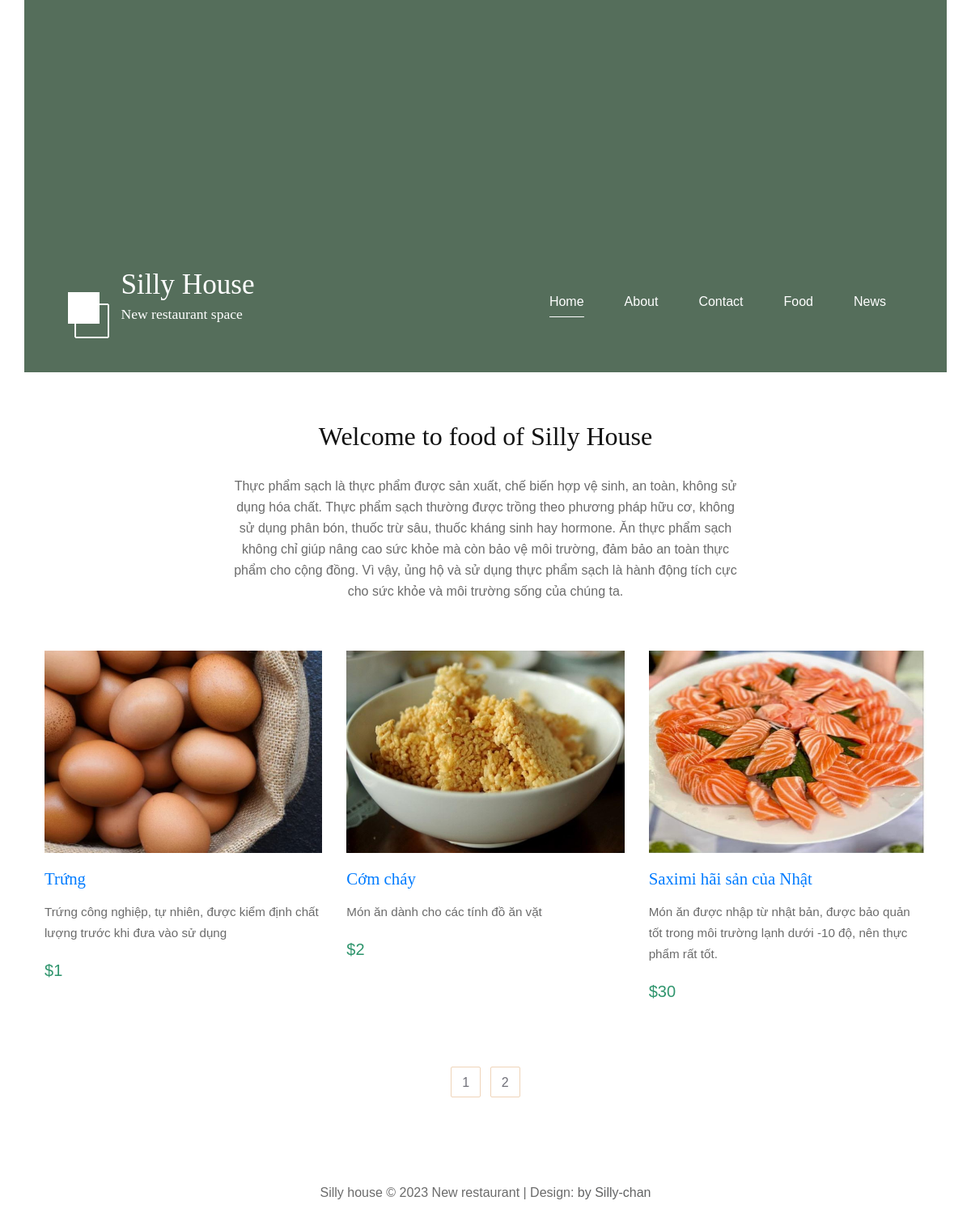
Page /index.php?controller=food on the committed database.
### tables this page shows
CREATE TABLE `food` (
  `id` int(11) NOT NULL,
  `picture` varchar(200) NOT NULL,
  `name` varchar(100) NOT NULL,
  `description` varchar(250) NOT NULL,
  `price` int(11) NOT NULL,
  `categoryid` int(11) NOT NULL
);

### controllers/food_controller.php (called while the page is built, shortened)
<?php
require_once('controllers/base_controller.php');
require_once('models/food.php');
class FoodController extends BaseController
{
  function __construct()
  {
    $this->folder = 'food';
  }
  public function index()
  {
    $foodPerPage = 3;
    $page =1;
    $start = ($page-1)*$foodPerPage;
    $end= $page*$foodPerPage;
    $foods= Food::all();
    $totalFoods= count($foods);
    $totalPages= $totalFoods/$foodPerPage;
    if(intval($totalPages)!= $totalPages)
        $totalPages=intval($totalPages)+1;
    $data = array(
      'food'=>Food::all(),
      'start'=>$start,
      'end'=> $end,
      'totalPage'=>$totalPages
    );
    $this->render('index', $data);
  }
}
?>

### routes.php (called while the page is built, shortened)
<?php
$controller = new $klass;
$controller->$action();
?>

### index.php (called while the page is built, shortened)
<?php
require_once('routes.php');
?>

### models/food.php (called while the page is built, shortened)
<?php
class Food
{
  static function all()
  {
    $list = [];
    $db = DB::getInstance();
    $req = $db->query('SELECT * FROM food');
    foreach ($req->fetchAll() as $item) {
      $r = new Food();
      $r->id=$item['id'];
      $r->name = $item['name'];
      $r->picture=$item['picture'];
      $r->price=$item['price'];
      $r->description=$item['description'];
      $r->categoryid=$item['categoryid'];
      $list[] = $r;
    }
    return $list;
  }
}

### views/food/index.php (the view, shortened to what this page needs)
<header class="tm-welcome-section">
    <h2 class="col-12 text-center tm-section-title">Welcome to food of Silly House</h2>
    <p class="col-12 text-center">
        Thực phẩm sạch là thực phẩm được sản xuất, chế biến hợp vệ sinh, an toàn, không sử dụng hóa chất. Thực phẩm sạch
        thường được trồng theo phương pháp hữu cơ, không sử dụng phân bón, thuốc trừ sâu, thuốc kháng sinh hay hormone.
        Ăn thực phẩm sạch không chỉ giúp nâng cao sức khỏe mà còn bảo vệ môi trường, đảm bảo an toàn thực phẩm cho cộng
        đồng. Vì vậy, ủng hộ và sử dụng thực phẩm sạch là hành động tích cực cho sức khỏe và môi trường sống của chúng
        ta.
    </p>
</header>
<div class="row tm-gallery">
    <div class="tm-gallery-page">
        <?php
        for ($i = $start; $i < $end; $i++) {
            ?>
            <article class="col-lg-4 col-md-4 col-sm-6 col-12 tm-gallery-item">
                <figure>
                    <img src="./assets/img/gallery/<?= $food[$i]->picture ?>" style="width: 350px; height: 250px;"
                        alt="Image" class="img-fluid tm-gallery-img" />
                    <figcaption>
                        <h4 class="tm-gallery-title"><a href="index.php?controller=food&action=details&id=<?= $food[$i]->id?>"><?= $food[$i]->name ?></a></h4>
                        <p class="tm-gallery-description"><?= $food[$i]->description ?></p>
                        <p class="tm-gallery-price">$<?= $food[$i]->price ?></p>
                    </figcaption>
                </figure>
            </article>
            <?php
        }
        ?>
        <div class="col-lg-12">
            <div class="room-pagination">
                <?php
                for ($j = 1; $j <= $totalPage; $j++) {
                    ?>
                    <a href="index.php?controller=food&page=<?= $j ?>"><?= $j ?></a>
                    <?php
                }
                ?>
            </div>
        </div>
    </div>
</div>

### controllers/base_controller.php (shortened to what this page needs)
<?php
class BaseController
{
  protected $folder;
  function render($file, $data = array())
  {
    $view_file = 'views/' . $this->folder . '/' . $file . '.php';
    if (is_file($view_file)) {
      extract($data);
      require_once($view_file);
      $content = ob_get_clean();
      require_once('views/layouts/application.php');
    } else {
      header('Location: index.php?controller=pages&action=error');
    }
  }
}
?>

### views/layouts/application.php (shortened to what this page needs)
<!DOCTYPE html>
<html>
<head>
	<link href="./assets/css/templatemo-style.css" rel="stylesheet" />
	<link href="./assets/css/all.min.css" rel="stylesheet" />
	<link rel="stylesheet" href="./assets/css/bootstrap.min.css" type="text/css">
	<link rel="stylesheet" href="./assets/css/font-awesome.min.css" type="text/css">
	<link rel="stylesheet" href="./assets/css/elegant-icons.css" type="text/css">
	<link rel="stylesheet" href="./assets/css/flaticon.css" type="text/css">
	<link rel="stylesheet" href="./assets/css/owl.carousel.min.css" type="text/css">
	<link rel="stylesheet" href="./assets/css/nice-select.css" type="text/css">
	<link rel="stylesheet" href="./assets/css/jquery-ui.min.css" type="text/css">
	<link rel="stylesheet" href="./assets/css/magnific-popup.css" type="text/css">
	<link rel="stylesheet" href="./assets/css/slicknav.min.css" type="text/css">
	<link rel="stylesheet" href="./assets/css/style.css" type="text/css">
</head>
<body>
	<div class="container">
		<div class="placeholder">
			<div class="parallax-window" data-parallax="scroll" data-image-src="./assets/img/simple-house-01.jpg">
				<div class="tm-header">
					<div class="row tm-header-inner">
						<div class="col-md-6 col-12">
							<img src="./assets/img/simple-house-logo.png" alt="Logo" class="tm-site-logo" />
							<div class="tm-site-text-box">
								<h1 class="tm-site-title text-white">Silly House</h1>
								<h6 class="tm-site-description text-white">New restaurant space</h6>
							</div>
						</div>
						<nav class="col-md-6 col-12 tm-nav">
							<ul class="tm-nav-ul">
								<li class="tm-nav-li"><a href="index.php" class="tm-nav-link active">Home</a></li>
								<li class="tm-nav-li"><a href="index.php?controller=abouts"
										class="tm-nav-link">About</a></li>
								<li class="tm-nav-li"><a href="index.php?controller=contact"
										class="tm-nav-link">Contact</a></li>
								<li class="tm-nav-li"><a href="index.php?controller=food" class="tm-nav-link">Food</a>
								</li>
								<li class="tm-nav-li"><a href="index.php?controller=news" class="tm-nav-link">News</a>
								</li>
							</ul>
						</nav>
					</div>
				</div>
			</div>
		</div>
		<main>
			<?= @$content ?>
		</main>
		<footer class="tm-footer text-center">
			<p>Silly house &copy; 2023 New restaurant
				| Design: <a rel="nofollow" href="#">by Silly-chan</a></p>
		</footer>
	</div>
</body>
</html>

### assets/css/templatemo-style.css (style rules this page uses)
ul, nav, body, h1, h2, h4, h6, p, figure { margin: 0; padding: 0; }
a, button { transition: all 0.3s ease; }
html { box-sizing: border-box; -ms-overflow-style: scrollbar; }
*, *::before, *::after { box-sizing: inherit; }
.container { width: 100%; max-width: 1200px; margin-right: auto; margin-left: auto; }
.row { display: -ms-flexbox; display: flex; -ms-flex-wrap: wrap; flex-wrap: wrap; margin-left: -15px; margin-right: -15px; }
.col-lg-3, .col-lg-4, .col-lg-6, .col-md-4, .col-md-6, .col-sm-6, .col-12 { position: relative; width: 100%; padding-right: 15px; padding-left: 15px; }
.col-12 { -ms-flex: 0 0 100%; flex: 0 0 100%; max-width: 100%; }
@media (min-width: 576px) { .col-sm-6 { -ms-flex: 0 0 50%; flex: 0 0 50%; max-width: 50%; } }
@media (min-width: 768px) { .col-md-4 { -ms-flex: 0 0 33.333333%; flex: 0 0 33.333333%; max-width: 33.333333%; } }
@media (min-width: 768px) { .col-md-6 { -ms-flex: 0 0 50%; flex: 0 0 50%; max-width: 50%; } }
@media (min-width: 992px) { .col-lg-4 { -ms-flex: 0 0 33.333333%; flex: 0 0 33.333333%; max-width: 33.333333%; } }
.text-center { text-align: center; }
.img-fluid { max-width: 100%; height: auto; }
body { font-family: 'Open Sans', Arial, sans-serif; font-size: 17px; background-color: #ccc; overflow-x: hidden; }
.container { background-color: white; }
p, address { color: #626364; line-height: 1.8; }
.placeholder { width: 100%; min-height: 460px; background-color: #556E5B; }
.parallax-window { min-height: 460px; background: transparent; position: relative; }
.tm-header { position: absolute; bottom: 0; left: 0; width: 100%; color: white; z-index: 1000; }
.tm-header-inner { padding: 40px 50px; }
.tm-site-logo { display: inline-block; margin-right: 5px; }
.tm-site-text-box { display: inline-block; }
.tm-site-title { font-size: 2.2rem; font-weight: 400; margin-bottom: 5px; }
.tm-site-description { font-size: 1.1rem; font-weight: 400; }
.tm-nav { text-align: right; margin-top: 30px; }
.tm-nav-ul { display: flex; justify-content: flex-end; }
.tm-nav-li { list-style: none; display: block; margin-bottom: 0; padding-right: 25px; padding-left: 25px; }
.tm-nav-link { color: white; text-decoration: none; padding-bottom: 10px; }
.tm-nav-link.active, .tm-nav-link:hover { border-bottom: 1px solid white; }
.tm-welcome-section { margin: 60px auto; max-width: 655px; }
.tm-section-title { font-size: 2rem; font-weight: 400; margin-bottom: 30px; }
.tm-gallery { margin-bottom: 80px; }
.tm-gallery-page { max-width: 280px; margin-left: auto; margin-right: auto; display: -ms-flexbox; display: flex; -ms-flex-wrap: wrap; flex-wrap: wrap; }
.tm-gallery-description { font-size: 0.95rem; }
@media (min-width: 576px) { .tm-gallery-page { max-width: 560px; } }
@media (min-width: 768px) { .tm-gallery-page, .tm-section, .tm-container-inner, .tm-container-inner-2 { max-width: 840px; } }
@media (min-width: 992px) { .tm-gallery-page, .tm-section { max-width: 1120px; } }
.tm-gallery-item { max-width: 280px; }
.tm-gallery-img { margin-bottom: 20px; }
.tm-gallery-title { font-size: 1.3rem; font-weight: 400; color: #1A6692; margin-bottom: 15px; }
.tm-gallery-description { margin-bottom: 20px; }
.tm-gallery-price { font-size: 1.25rem; color: #2F956D; margin-bottom: 60px; }
.tm-footer { padding: 25px 15px; margin-top: 40px; }
.tm-footer a { color: #626364; text-decoration: none; }

### assets/css/style.css (style rules this page uses)
html, body { height: 100%; font-family: "Cabin", sans-serif; -webkit-font-smoothing: antialiased; font-smoothing: antialiased; }
h1, h2, h3, h4, h5, h6 { margin: 0; color: #111111; font-weight: 400; font-family: "Lora", serif; }
h1 { font-size: 70px; }
h2 { font-size: 36px; }
h4 { font-size: 24px; }
h6 { font-size: 16px; }
p { font-size: 16px; font-family: "Cabin", sans-serif; color: #6b6b6b; font-weight: 400; line-height: 26px; margin: 0 0 15px 0; }
img { max-width: 100%; }
ul, ol { padding: 0; margin: 0; }
.room-pagination { text-align: center; padding-top: 20px; }
.room-pagination a { font-size: 16px; color: #707079; border: 1px solid #EFD4B9; border-radius: 2px; padding: 7px 13px 5px; margin-right: 7px; display: inline-block; -webkit-transition: all 0.3s; -o-transition: all 0.3s; transition: all 0.3s; }
.room-pagination a:last-child { margin-right: 0; }
@media only screen and (min-width: 1200px) { .container { max-width: 1170px; } }

### rows in the picture
food: picture (picture), name "Trứng", description "Trứng công nghiệp, tự nhiên, được kiểm định chất lượng trước khi đưa vào sử dụng", price "1"
food: picture (picture), name "Cớm cháy", description "Món ăn dành cho các tính đồ ăn vặt", price "2"
food: picture (picture), name "Saximi hãi sản của Nhật", description "Món ăn được nhập từ nhật bản, được bảo quản tốt trong môi trường lạnh dưới -10 độ, nên thực phẩm rất tốt.", price "30"
